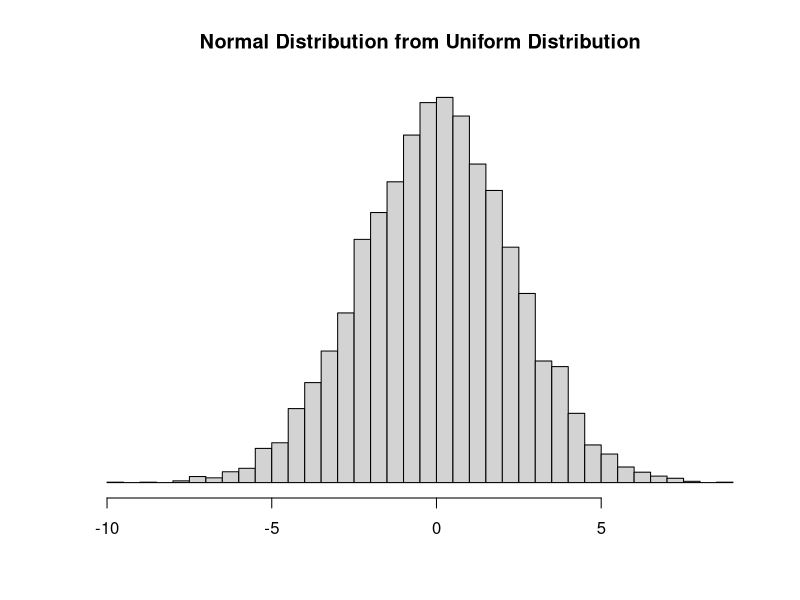

This chart was generated by the following R code:
## ---- chunk 1
norm_distr = replicate(10000, sum(runif(16, -1, 1)))
hist(norm_distr, breaks = 50, main = "Normal Distribution from Uniform Distribution", xlab = "", ylab = "",yaxt = "n")
